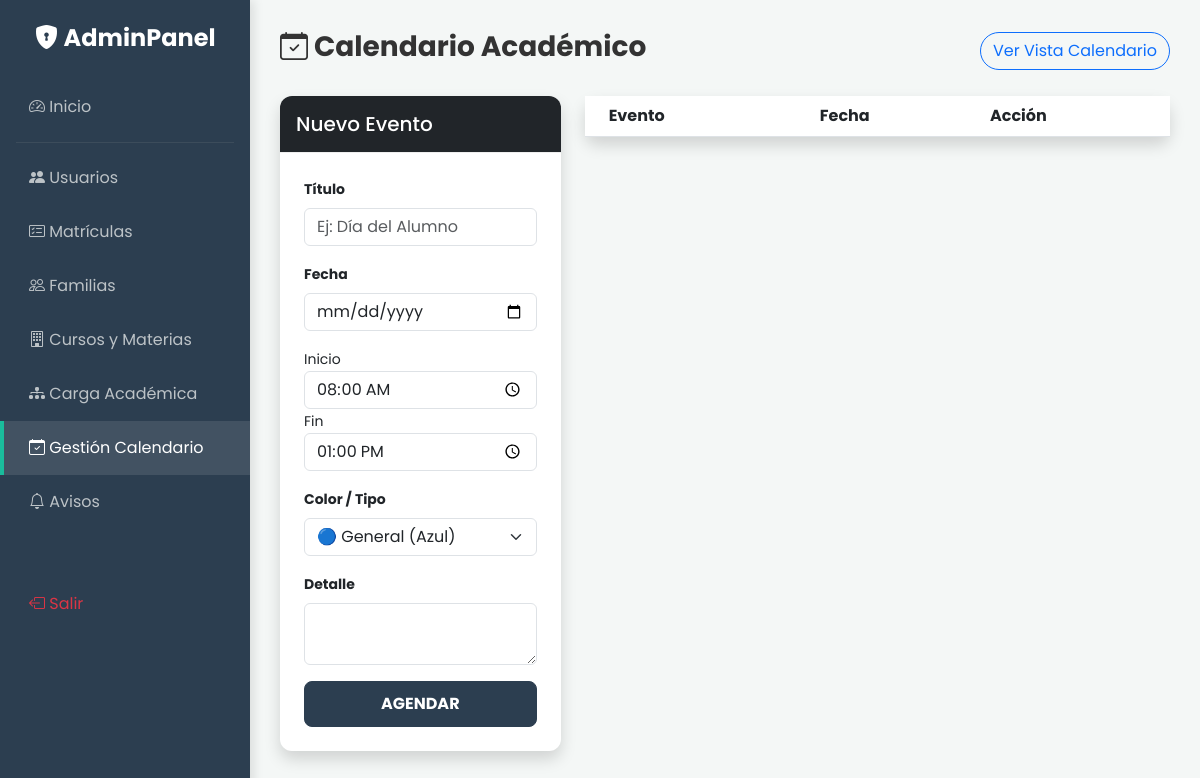
/director/calendario_gestion.php (signed in), run on an earlier commit of the app's database.
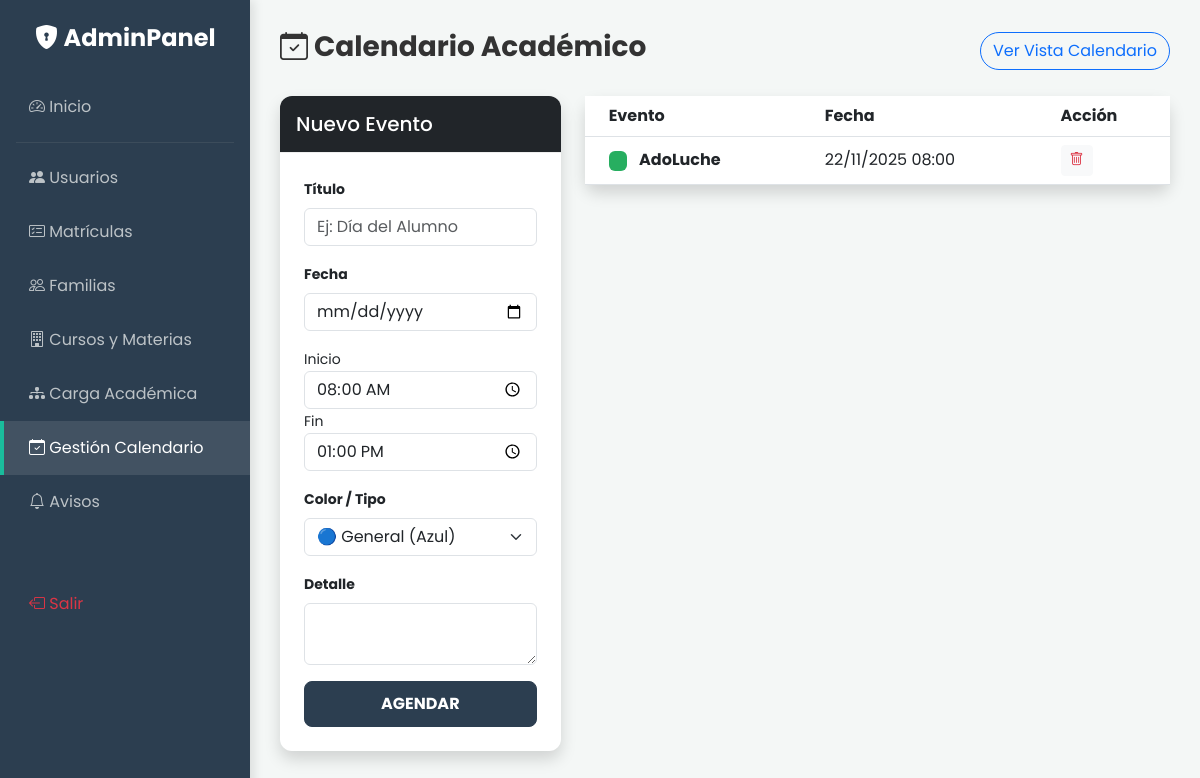
And on a later commit of the database.
### tables this page shows
CREATE TABLE `eventos` (
  `id` int(11) NOT NULL,
  `titulo` varchar(255) NOT NULL,
  `fecha_inicio` datetime NOT NULL,
  `fecha_fin` datetime NOT NULL,
  `color` varchar(20) DEFAULT '#3788d8',
  `descripcion` text DEFAULT NULL,
  `creado_por` int(11) NOT NULL,
  `created_at` timestamp NOT NULL DEFAULT current_timestamp()
);

### director/calendario_gestion.php (the view, shortened to what this page needs)
<?php
require '../config/db.php';
$lista = $pdo->query("SELECT * FROM eventos ORDER BY fecha_inicio DESC")->fetchAll();
?>
<!DOCTYPE html>
<html lang="es">
<head>
    <link href="https://cdn.jsdelivr.net/npm/bootstrap@5.3.0/dist/css/bootstrap.min.css" rel="stylesheet">
    <link rel="stylesheet" href="https://cdn.jsdelivr.net/npm/bootstrap-icons@1.10.5/font/bootstrap-icons.css">
    <link href="../assets/css/style.css" rel="stylesheet">
</head>
<body>
    <?php
    if($_SESSION['rol']=='administrador') include '../includes/sidebar_admin.php';
    else include '../includes/sidebar_director.php';
    ?>
    <div class="main-content">
        <div class="d-flex justify-content-between align-items-center mb-4">
            <h3 class="fw-bold"><i class="bi bi-calendar-check"></i> Calendario Académico</h3>
            <a href="ver_calendario.php" class="btn btn-outline-primary rounded-pill">Ver Vista Calendario</a>
        </div>
        <div class="row">
            <div class="col-md-4">
                <div class="card shadow border-0">
                    <div class="card-header bg-dark text-white py-3"><h5 class="mb-0">Nuevo Evento</h5></div>
                    <div class="card-body p-4">
                        <form method="POST">
                            <div class="mb-3">
                                <label class="form-label small fw-bold">Título</label>
                                <input type="text" name="titulo" class="form-control" required placeholder="Ej: Día del Alumno">
                            </div>
                            <div class="mb-3">
                                <label class="form-label small fw-bold">Fecha</label>
                                <input type="date" name="fecha" class="form-control" required>
                            </div>
                            <div class="row mb-3">
                                <div class="col">
                                    <label class="small">Inicio</label>
                                    <input type="time" name="hora_inicio" class="form-control" value="08:00" required>
                                </div>
                                <div class="col">
                                    <label class="small">Fin</label>
                                    <input type="time" name="hora_fin" class="form-control" value="13:00" required>
                                </div>
                            </div>
                            <div class="mb-3">
                                <label class="form-label small fw-bold">Color / Tipo</label>
                                <select name="color" class="form-select">
                                    <option value="#3788d8" style="color:#3788d8">🔵 General (Azul)</option>
                                </select>
                            </div>
                            <div class="mb-3">
                                <label class="form-label small fw-bold">Detalle</label>
                                <textarea name="descripcion" class="form-control" rows="2"></textarea>
                            </div>
                            <button type="submit" name="crear_evento" class="btn btn-primary w-100 fw-bold">AGENDAR</button>
                        </form>
                    </div>
                </div>
            </div>
            <div class="col-md-8">
                <div class="card shadow border-0">
                    <div class="card-body p-0">
                        <table class="table table-hover mb-0 align-middle">
                            <thead class="bg-light"><tr><th class="ps-4">Evento</th><th>Fecha</th><th>Acción</th></tr></thead>
                            <tbody>
                                <?php foreach($lista as $ev): ?>
                                    <tr>
                                        <td class="ps-4">
                                            <span class="badge me-2" style="background-color: <?php echo $ev['color']; ?>">&nbsp;</span>
                                            <strong><?php echo $ev['titulo']; ?></strong>
                                        </td>
                                        <td><?php echo date("d/m/Y H:i", strtotime($ev['fecha_inicio'])); ?></td>
                                        <td><a href="?borrar=<?php echo $ev['id']; ?>" class="btn btn-sm btn-light text-danger" onclick="return confirm('¿Borrar?')"><i class="bi bi-trash"></i></a></td>
                                    </tr>
                                <?php endforeach; ?>
                            </tbody>
                        </table>
                    </div>
                </div>
            </div>
        </div>
    </div>
</body>
</html>

What changed in the data, as far as the page shows it:
added eventos: titulo "AdoLuche", fecha_inicio "22/11/2025 08:00"
